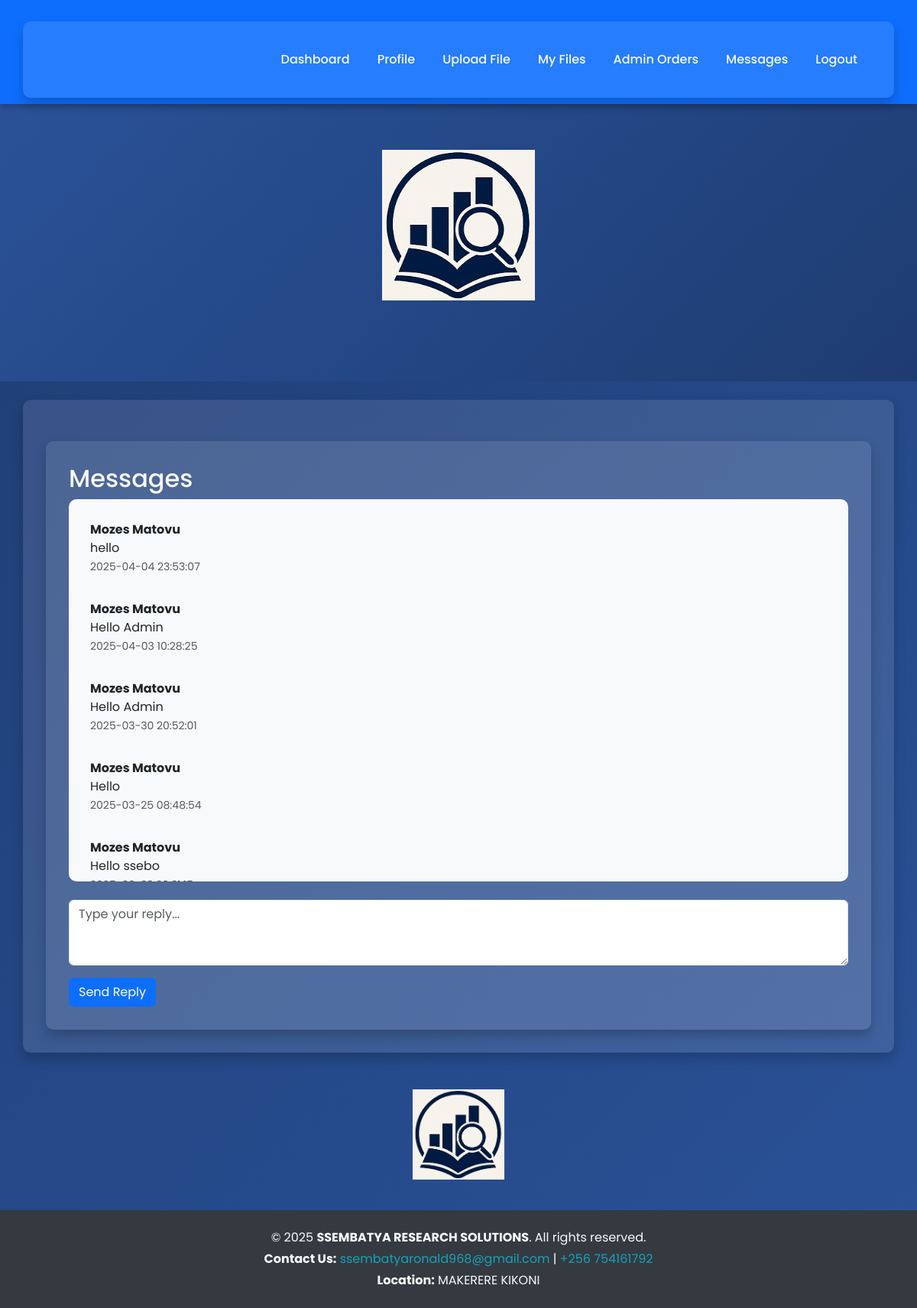
Page /admin/inbox (signed in) on the committed database.
### tables this page shows
CREATE TABLE messages (
    id INTEGER PRIMARY KEY AUTOINCREMENT,
    sender_id INTEGER,
    recipient_id INTEGER,
    subject TEXT,
    message TEXT,
    timestamp TEXT,
    status TEXT DEFAULT 'unread'
);

CREATE TABLE "users" (
 id INTEGER PRIMARY KEY AUTOINCREMENT,
username TEXT UNIQUE,
password TEXT,
email TEXT,
phone_number TEXT,
is_admin INTEGER DEFAULT 0
);

### app.py (the view)
@app.route('/admin/inbox')
@login_required
def admin_inbox():
    if not current_user.is_admin:
        flash("Access denied.", "danger")
        return redirect(url_for('index'))
    conn = sqlite3.connect('database.db')
    cursor = conn.cursor()
    cursor.execute("""
        SELECT messages.id, users.username, messages.message, messages.timestamp
        FROM messages
        JOIN users ON messages.sender_id = users.id
        WHERE messages.recipient_id = ?
        ORDER BY messages.timestamp DESC
    """, (current_user.id,))
    inbox = cursor.fetchall()
    conn.close()
    return render_template('admin_inbox.html', inbox=inbox)

### app.py (called while the page is built, shortened)
@login_manager.user_loader
def load_user(user_id):
    conn = sqlite3.connect('database.db')
    cursor = conn.cursor()
    cursor.execute("SELECT id, username, is_admin FROM users WHERE id = ?", (user_id,))
    user = cursor.fetchone()
    conn.close()
    if user:
        return User(id=user[0], username=user[1], is_admin=user[2])
    return None

@app.context_processor
def inject_unread_message_count():
    return dict(unread_count=0)

### templates/admin_inbox.html (shortened to what this page needs)
{% extends "base.html" %}
{% block content %}
<div class="container mt-4">
    <h2>Messages</h2>
    <div class="chat-box" style="max-height: 500px; overflow-y: auto; background-color: #f8f9fa; padding: 20px; border-radius: 10px;">
        {% if inbox %}
            {% for msg in inbox %}
                <div class="mb-3 p-2 rounded {% if msg[0] == current_user.id %}bg-primary text-white text-end{% else %}bg-light text-dark text-start{% endif %}" style="max-width: 70%; {% if msg[0] == current_user.id %}margin-left: auto;{% else %}margin-right: auto;{% endif %}">
                    <div><strong>{% if msg[0] == current_user.id %}You{% else %}{{ msg[1] }}{% endif %}</strong></div>
                    <div>{{ msg[2] }}</div>
                    <div><small class="text-muted">{{ msg[3] }}</small></div>
                </div>
            {% endfor %}
        {% else %}
            <p>No messages exchanged yet.</p>
        {% endif %}
    </div>
    <form method="POST" class="mt-4">
        <div class="mb-3">
            <textarea name="message" class="form-control" rows="3" placeholder="Type your reply..." required></textarea>
        </div>
        <button type="submit" class="btn btn-primary">Send Reply</button>
    </form>
</div>
{% endblock %}

### templates/base.html (style rules this page uses)
body { font-family: 'Poppins', sans-serif; margin: 0; padding: 0; background: linear-gradient(135deg, #1e3c72, #2a5298); color: #f8f9fa; }
.container { background: rgba(255, 255, 255, 0.1); color: #f8f9fa; border-radius: 10px; padding: 30px; box-shadow: 0 8px 15px rgba(0, 0, 0, 0.2); margin-top: 20px; }

### rows in the picture
messages: username "Mozes Matovu", message "hello", timestamp "2025-04-04 23:53:07"
messages: username "Mozes Matovu", message "Hello Admin", timestamp "2025-04-03 10:28:25"
messages: username "Mozes Matovu", message "Hello Admin", timestamp "2025-03-30 20:52:01"
messages: username "Mozes Matovu", message "Hello", timestamp "2025-03-25 08:48:54"
messages: username "Mozes Matovu", message "Hello ssebo"
